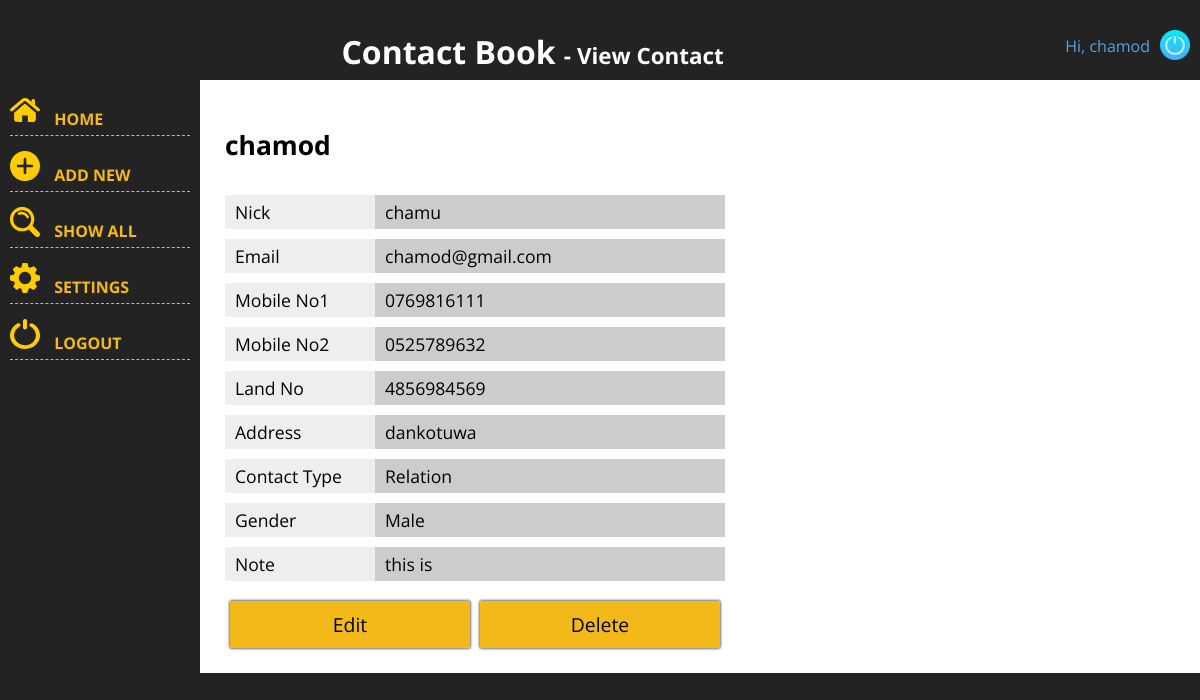
The app's page /view.php?id=25 (signed in) with its own data.
### tables this page shows
CREATE TABLE `contacts` (
  `id` int(11) NOT NULL,
  `name` varchar(30) NOT NULL,
  `nick` varchar(12) NOT NULL,
  `email` varchar(100) NOT NULL,
  `mobile1` varchar(12) NOT NULL,
  `mobile2` varchar(12) NOT NULL,
  `landline` varchar(12) NOT NULL,
  `address` varchar(160) NOT NULL,
  `type` tinyint(4) NOT NULL,
  `gender` tinyint(4) NOT NULL,
  `note` varchar(160) NOT NULL
);

### view.php (the view, shortened to what this page needs)
<?php
    include "inc_header.php";
    $msg="";
    ?>
    <?php include "inc_menus.php"; ?>
        <div id="wrap">
            <?php
                try{
                    if(isset($_GET['id'])){
                    include "db_connection.php";
                    $query = $db->prepare("SELECT * FROM `contacts` WHERE `id`=?");
                    $query->execute(array($_GET['id']));
                    if($query->rowCount()>0){
                        if($result=$query->fetch()){
                        $type = array("Other","Friend","Relation","Co-Worker","Other");
                        $gender = array("","Male","Female");
    ?>
            <div class="row">
                <h2><?php echo $result['name']; ?></h2>
            </div>
            <div class="row">
                <span class="item1">Nick</span>
                <span class="item2"><?php echo $result['nick']; ?></span>
            </div>
            <div class="row">
                <span class="item1">Email</span>
                <span class="item2"><?php echo $result['email']; ?></span>
            </div>
            <div class="row">
                <span class="item1">Mobile No1</span>
                <span class="item2"><?php echo $result['mobile1']; ?></span>
            </div>
            <div class="row">
                <span class="item1">Mobile No2</span>
                <span class="item2"><?php echo $result['mobile2']; ?></span>
            </div>
            <div class="row">
                <span class="item1">Land No</span>
                <span class="item2"><?php echo $result['landline']; ?></span>
            </div>
            <div class="row">
                <span class="item1">Address</span>
                <span class="item2"><?php echo $result['address']; ?></span>
            </div>
            <div class="row">
                <span class="item1">Contact Type</span>
                <span class="item2"><?php echo $type[$result['type']]; ?></span>
            </div>
            <div class="row">
                <span class="item1">Gender</span>
                <span class="item2"><?php echo $gender[$result['gender']]; ?></span>
            </div>
            <div class="row">
                <span class="item1">Note</span>
                <span class="item2"><?php echo $result['note']; ?></span>
            </div>
            <div class="row">
                <a href="edit.php?id=<?php echo $_GET['id']; ?>" class="button">Edit</a>
                <a href="all.php?id=<?php echo $_GET['id']; ?>&delete=yes" class="button">Delete</a>
            </div>
    <?php
                        }
                    }else $msg = "Given user id is invalid";
                    }else $msg ="URL is Invalid. User id is required in URL";
                }catch(PDOException $e){
                    $msg.=$e->getMessage();
                }
    ?>
        </div>
    <?php include "inc_footer.php";

### style.css (style rules this page uses)
body { padding-top: 80px; margin: 0; background: #232323; font-family: 'Open Sans', sans-serif; }

### view.php (style rules this page uses)
#wrap { width: 500px; }
.row { width: 100%; font-size: 1.1em; padding: 5px; float: left; }
.item1 { width: 30%; background: #eee; }
.item2 { width: 70%; background: #ccc; }
.item1, .item2 { float: left; padding: 5px 0; text-indent: 10px; }
.button { width: 48%; margin: 10px 1% 0; float: left; padding: 10px 0; background: #f3b918; color: #000; border: 0; box-shadow: 0 0 3px #000; font-size: 1.1em; text-align: center; text-decoration: none; font-family: 'Open Sans', sans-serif; }

### records on screen
contacts: name "chamod", nick "chamu", email "chamod@gmail.com", mobile1 "0769816111", mobile2 "0525789632", landline "4856984569", address "dankotuwa", type "Relation", gender "Male", note "this is"

### other values on screen
$_SESSION['name'] "chamod"
$page_name[$page_id] "View Contact"
